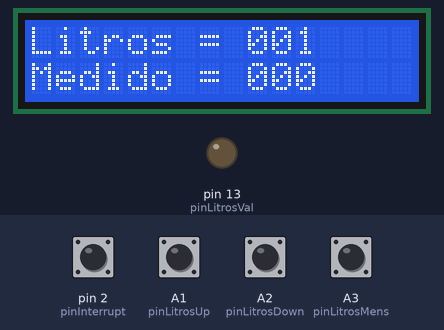
This sketch was run on a simulated Arduino Uno, built with avr-gcc and run on an emulated ATmega328P. Parts: 16×2 character LCD, output pins drawn as LEDs (lit = HIGH). Inputs (shaded band) come from the test bench; at power-on: A1 (pinLitrosUp), A2 (pinLitrosDown), A3 (pinLitrosMens) HIGH, pin 2 (pinInterrupt) LOW.

Above: at 1.2 s.
1.3 s: A3 (pinLitrosMens) pulled LOW for 0.15 s
At 1.31 s:
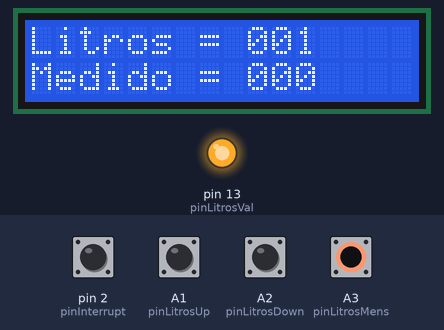
At 2.0 s:
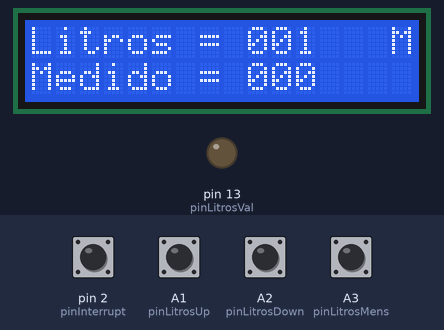
Timing chart, 0 to 4.3 s (numbered marks = the images above; inputs shaded):
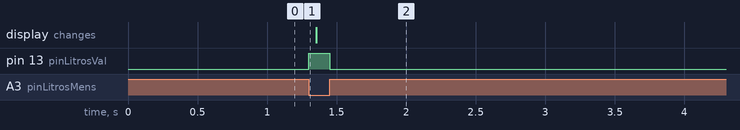

Measured:
- after the input at 1.3 s, pin 13 (pinLitrosVal): LOW → HIGH at once, → LOW 0.15 s later

The sketch:

hudson.ino
```cpp
#include "LiquidCrystal.h"

#define litrosMin		1
#define litrosMax		999
#define matLitros		425
#define casas			3

#define pinLitrosUp		A1
#define pinLitrosDown	A2
#define pinLitrosMens	A3
#define pinInterrupt	2
#define pinLitrosVal	13


LiquidCrystal lcd(8, 9, 4, 5, 6, 7);

int
	contaPulso = 0,
	contaLitro = 0,
	litros = litrosMin;

unsigned long
	timerSelect = 0,
	timerUpdate = 0;

bool
	commandSelect,
	commandMensure,
	keyUp,
	keyDown,
	keyMens;

void setup(void) {

	lcd.begin(16, 2);

	pinMode(pinLitrosUp,	INPUT_PULLUP);
	pinMode(pinLitrosDown,	INPUT_PULLUP);
	pinMode(pinLitrosMens,	INPUT_PULLUP);

	pinMode(pinInterrupt,	INPUT);

	pinMode(pinLitrosVal,	OUTPUT);
	digitalWrite(pinLitrosVal, LOW);

	commandSelect = LOW;
	commandMensure = LOW;
	keyUp = LOW;
	keyDown = LOW;
	keyMens = LOW;

	attachInterrupt(digitalPinToInterrupt(pinInterrupt), incPulso, RISING);
}

void loop(void) {

	keyUp =		!digitalRead(pinLitrosUp	);
	keyDown =	!digitalRead(pinLitrosDown	);
	keyMens =	!digitalRead(pinLitrosMens	);

	digitalWrite(pinLitrosVal, commandSelect);

	if (commandSelect == LOW && commandMensure == LOW) {
		if (timerSelect < millis()){
			readCommand();
		}
	}
	else {
		if (keyUp == LOW && keyDown == LOW && keyMens == LOW) {
			timerSelect = millis() + 200;
			commandSelect = LOW;
		}
	}

	if (commandMensure == HIGH) {
		readLitros();
	}

	if (timerUpdate < millis()) {
		lcd.clear();
		lcd.setCursor(0, 0);
		lcd.print("Litros =");
		lcd.setCursor(9, 0);
		lcd.print(arrangeLitros(litros));
		lcd.setCursor(0, 1);
		lcd.print("Medido =");
		lcd.setCursor(9, 1);
		lcd.print(arrangeLitros(contaLitro));
		if (commandMensure == HIGH) {
			lcd.setCursor(15, 0);
			lcd.print("M");
		}
		timerUpdate = millis() + 100;
	}
}

void incPulso(void) {
	contaPulso++;
}

void readLitros(void) {

	if (contaPulso >= matLitros) {
		contaPulso = 0;
		contaLitro ++;
	}

	if (contaLitro >= litros) {
		commandMensure = LOW;
	}
}

void readCommand(void) {

	if (keyUp == HIGH) {
		litros = setLitrosUp(litros);
		commandSelect = HIGH;
	}

	if (keyDown == HIGH) {
		litros = setLitrosDonw(litros);
		commandSelect = HIGH;
	}

	if (keyMens == HIGH) {
		contaPulso = 0;
		contaLitro = 0;
		commandMensure = HIGH;
		commandSelect = HIGH;
	}
}

int setLitrosUp(int value) {

	if (value < litrosMax) {
		value++;
	}

	return value;
}

int setLitrosDonw(int value) {

	if (value > litrosMin) {
		value--;
	}

	return value;
}

String arrangeLitros(int value) {

	String arrange = String(value);

	for (int i = 0; i < (casas + 1)  - arrange.length(); i++) {
		arrange = "0" + arrange;
	}

	return arrange;
}
```
